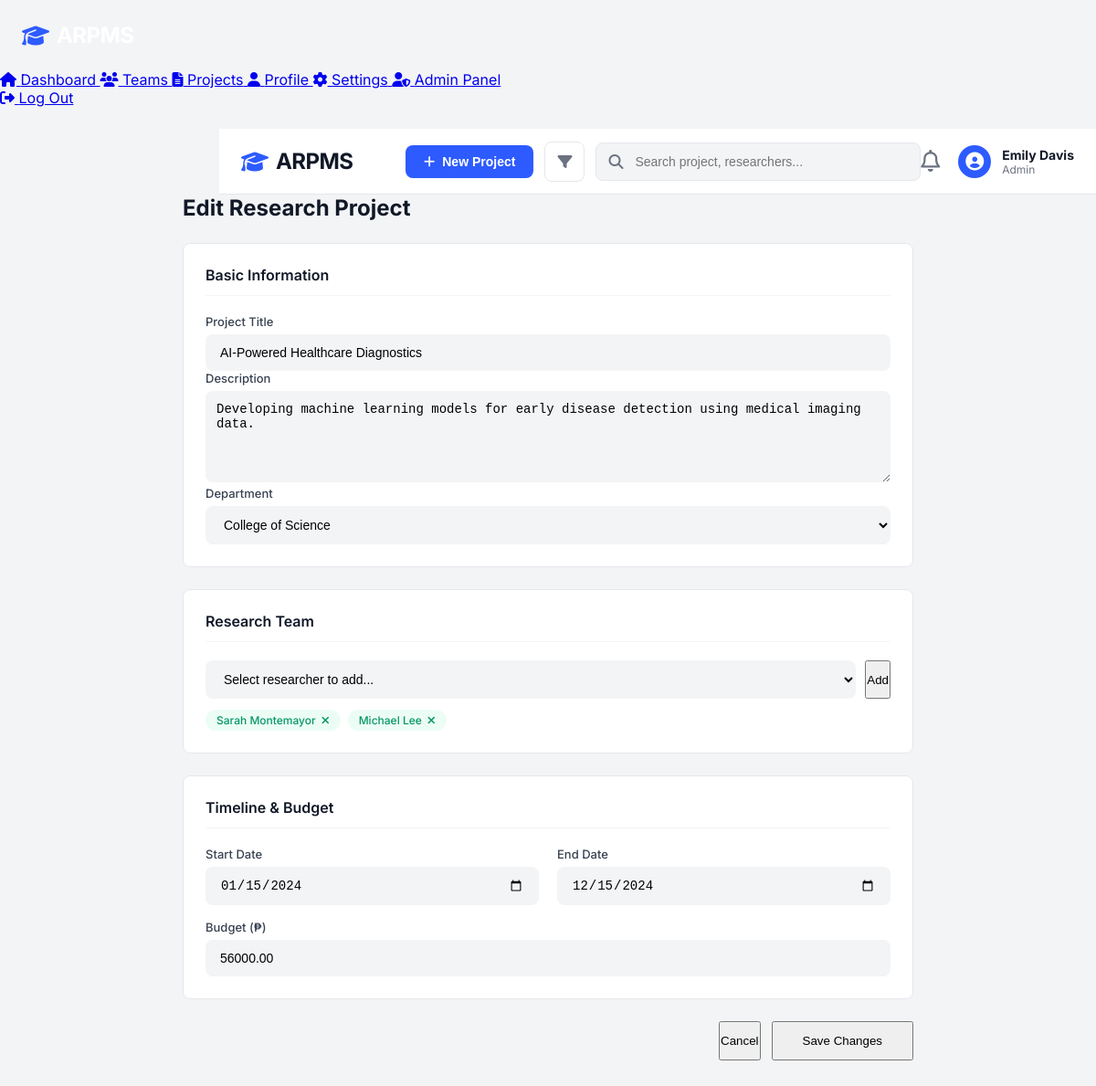
/projects/edit.php?id=1 (signed in), run on the app's committed database.
### tables this page shows
CREATE TABLE IF NOT EXISTS research_projects (
    project_id INT PRIMARY KEY AUTO_INCREMENT,
    proposal_id INT,
    title VARCHAR(255) NOT NULL,
    description TEXT,
    department_id INT,
    budget DECIMAL(12,2),
    budget_personnel DECIMAL(12,2) DEFAULT 0,
    budget_equipment DECIMAL(12,2) DEFAULT 0,
    budget_materials DECIMAL(12,2) DEFAULT 0,
    budget_other DECIMAL(12,2) DEFAULT 0,
    start_date DATE,
    end_date DATE,
    progress INT DEFAULT 0,
    status ENUM('not_started','in_progress','at_risk','delayed','on_track','completed') DEFAULT 'in_progress',
    coordinator_id INT,
    created_by INT,
    created_at TIMESTAMP DEFAULT CURRENT_TIMESTAMP,
    FOREIGN KEY (department_id) REFERENCES departments(department_id),
    FOREIGN KEY (coordinator_id) REFERENCES users(user_id),
    FOREIGN KEY (created_by) REFERENCES users(user_id)
);

CREATE TABLE IF NOT EXISTS departments (
    department_id INT PRIMARY KEY AUTO_INCREMENT,
    department_name VARCHAR(100) NOT NULL
);

CREATE TABLE IF NOT EXISTS users (
    user_id INT PRIMARY KEY AUTO_INCREMENT,
    department_id INT,
    full_name VARCHAR(100) NOT NULL,
    email VARCHAR(100) UNIQUE NOT NULL,
    password VARCHAR(255) NOT NULL,
    role ENUM('admin','coordinator','researcher') NOT NULL,
    profile_photo VARCHAR(255) DEFAULT NULL,
    status ENUM('active','inactive','pending') DEFAULT 'pending',
    created_at TIMESTAMP DEFAULT CURRENT_TIMESTAMP,
    updated_at TIMESTAMP DEFAULT CURRENT_TIMESTAMP ON UPDATE CURRENT_TIMESTAMP,
    FOREIGN KEY (department_id) REFERENCES departments(department_id)
);

### projects/edit.php (the view, shortened to what this page needs)
<?php
require_once '../config/database.php';
$project_id = $_GET['id'] ?? null;
$stmt = $pdo->prepare("SELECT * FROM research_projects WHERE project_id = ?");
$stmt->execute([$project_id]);
$p = $stmt->fetch();
$departments = $pdo->query("SELECT * FROM departments")->fetchAll();
$team_stmt = $pdo->prepare("SELECT u.user_id, u.full_name FROM users u JOIN project_team pt ON u.user_id = pt.user_id WHERE pt.project_id = ?");
$team_stmt->execute([$project_id]);
$current_team = $team_stmt->fetchAll();
?>
<!DOCTYPE html>
<html lang="en">
<head>
    <link rel="stylesheet" href="../assets/css/style.css">
    <link rel="stylesheet" href="https://cdnjs.cloudflare.com/ajax/libs/font-awesome/6.4.0/css/all.min.css">
</head>
<body style="background: #F3F4F6;">
    <?php include '../includes/sidebar.php'; ?>
    <div style="margin-left: 240px;">
        <?php include '../includes/header.php'; ?>
    </div>
    <main class="main-content">
        <div style="max-width: 800px; margin: 0 auto;">
            <h1 style="font-size: 24px; font-weight: 700; color: #111827; margin-bottom: 24px;">Edit Research Project</h1>
            <form action="update_project.php" method="POST">
                <div class="form-section">
                    <h3 class="form-title">Basic Information</h3>
                    <div class="login-input-group">
                        <label style="display: block; font-size: 13px; font-weight: 500; color: #374151; margin-bottom: 6px;">Project Title</label>
                        <input type="text" name="title" class="login-input" style="padding-left: 16px;" value="<?php echo htmlspecialchars($p['title']); ?>" required>
                    </div>
                    <div class="login-input-group">
                        <label style="display: block; font-size: 13px; font-weight: 500; color: #374151; margin-bottom: 6px;">Description</label>
                        <textarea name="description" class="login-input" style="padding: 12px; height: 100px;" required><?php echo htmlspecialchars($p['description']); ?></textarea>
                    </div>
                    <div class="login-input-group">
                        <label style="display: block; font-size: 13px; font-weight: 500; color: #374151; margin-bottom: 6px;">Department</label>
                        <select name="department_id" class="login-input" style="padding-left: 16px;" required>
                            <?php foreach($departments as $d): ?>
                                <option value="<?php echo $d['department_id']; ?>" <?php echo ($d['department_id'] == $p['department_id']) ? 'selected' : ''; ?>>
                                    <?php echo htmlspecialchars($d['department_name']); ?>
                                </option>
                            <?php endforeach; ?>
                        </select>
                    </div>
                </div>
                <div class="form-section">
                    <h3 class="form-title">Research Team</h3>
                    <div style="display: flex; gap: 10px;">
                        <select id="researcher-add" class="login-input" style="padding-left: 16px; flex: 1;">
                            <option value="">Select researcher to add...</option>
                        </select>
                        <button type="button" class="btn-view" onclick="addResearcher()">Add</button>
                    </div>
                    <div class="selected-researchers" id="selected-researchers">
                        <?php foreach($current_team as $m): ?>
                        <div class="chip" id="chip-<?php echo $m['user_id']; ?>">
                            <?php echo htmlspecialchars($m['full_name']); ?>
                            <i class="fa-solid fa-xmark" onclick="removeResearcher(<?php echo $m['user_id']; ?>)"></i>
                        </div>
                        <?php endforeach; ?>
                    </div>
                </div>
                <div class="form-section">
                    <h3 class="form-title">Timeline & Budget</h3>
                    <div style="display: grid; grid-template-columns: 1fr 1fr; gap: 20px; margin-bottom: 16px;">
                        <div>
                            <label style="display: block; font-size: 13px; font-weight: 500; color: #374151; margin-bottom: 6px;">Start Date</label>
                            <input type="date" name="start_date" class="login-input" style="padding-left: 16px;" value="<?php echo $p['start_date']; ?>" required>
                        </div>
                        <div>
                            <label style="display: block; font-size: 13px; font-weight: 500; color: #374151; margin-bottom: 6px;">End Date</label>
                            <input type="date" name="end_date" class="login-input" style="padding-left: 16px;" value="<?php echo $p['end_date']; ?>" required>
                        </div>
                    </div>
                    <div class="login-input-group">
                        <label style="display: block; font-size: 13px; font-weight: 500; color: #374151; margin-bottom: 6px;">Budget (₱)</label>
                        <input type="number" name="budget" class="login-input" style="padding-left: 16px;" value="<?php echo $p['budget']; ?>" required>
                    </div>
                </div>
                <div style="display: flex; justify-content: flex-end; gap: 12px; margin-bottom: 40px;">
                    <button type="button" class="btn-edit" onclick="history.back()">Cancel</button>
                    <button type="submit" name="save_changes" class="btn-view" style="padding: 12px 32px;">Save Changes</button>
                </div>
            </form>
        </div>
    </main>
</body>
</html>

### assets/css/style.css (style rules this page uses)
:root { --primary-blue: #2D5BFF; --primary-blue-hover: #1E40AF; --bg-light: #F8F9FA; --text-dark: #111827; --text-muted: #6B7280; --border-color: #E5E7EB; --white: #FFFFFF; --success-green: #22C55E; --warning-orange: #F59E0B; --danger-red: #EF4444; --card-shadow: 0 1px 3px rgba(0, 0, 0, 0.1); }
* { margin: 0; padding: 0; box-sizing: border-box; }
body { font-family: 'Inter', sans-serif; background-color: #F3F4F6; color: var(--text-dark); -webkit-font-smoothing: antialiased; }
.login-input { width: 100%; padding: 12px 16px; background: #F3F4F6; border: none; border-radius: 8px; font-size: 14px; outline: none; }
.login-input::placeholder { color: #9CA3AF; }

### projects/edit.php (style rules this page uses)
.form-section { background: white; padding: 24px; border-radius: 8px; border: 1px solid #E5E7EB; margin-bottom: 24px; }
.form-title { font-size: 16px; font-weight: 600; color: #111827; margin-bottom: 20px; border-bottom: 1px solid #F3F4F6; padding-bottom: 12px; }
.chip { background: #ECFDF5; color: #059669; padding: 4px 12px; border-radius: 16px; font-size: 12px; font-weight: 500; display: flex; align-items: center; gap: 6px; }
.chip i { cursor: pointer; }
.selected-researchers { display: flex; flex-wrap: wrap; gap: 8px; margin-top: 12px; }

### data on the page
research_projects: title "AI-Powered Healthcare Diagnostics", description "Developing machine learning models for early disease detection using medical imaging data.", department_id "College of Science", start_date "01/15/2024", end_date "12/15/2024", budget "56000.00"
users: full_name "Sarah Montemayor"
users: full_name "Michael Lee"

### other printed values
$full_name "Emily Davis"
$role "Admin"
